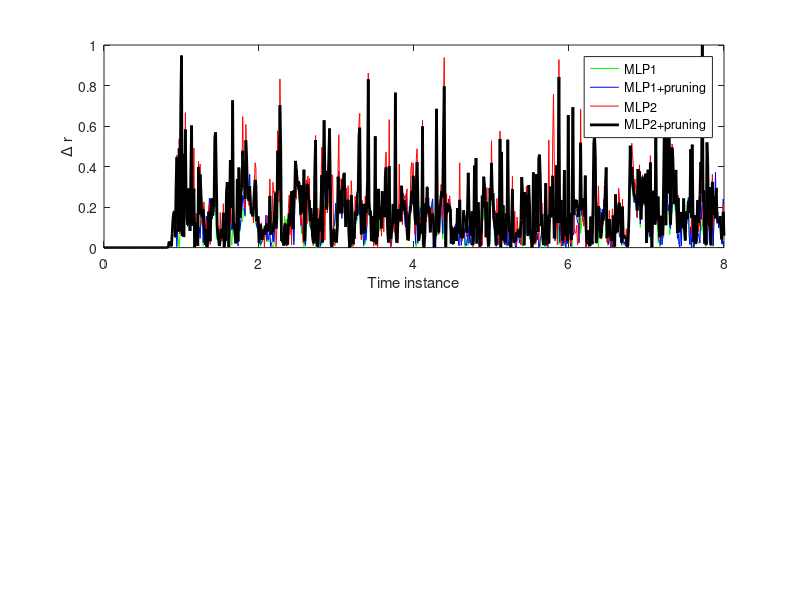

Source code (MATLAB): (Note: this script raises an error after producing the figure.)
%% plot file for time-fomain simulation example

load r.mat
load yc.mat
load time.mat

r_deviation2 = r{1,1};
r_deviation = r{1,2};
r_deviation4 = r{1,3};
r_deviation3 = r{1,4};

yc_deviation2 = yc{1,1};
yc_deviation = yc{1,2};
yc_deviation4 = yc{1,3};
yc_deviation3 = yc{1,4};
yc_deviation(1:83)=0;

LW = 2;
FS = 15;

figure (1)
subplot(2,1,1)
plot(time_vec,r_deviation2,'g',time_vec,r_deviation,'b',time_vec,r_deviation4,'r',time_vec,r_deviation3,'k','LineWidth',LW)
legend('MLP1','MLP1+pruning','MLP2','MLP2+pruning');
ylabel('\Delta r')
xlabel('Time instance')

ax = gca;
ax.LineWidth = LW-0.5;
ax.FontSize = FS;

subplot(2,1,2)
plot(time_vec,abs(yc_deviation2),'g','LineWidth',LW);
hold on, plot(time_vec,abs(yc_deviation),'b','LineWidth',LW);
hold on, plot(time_vec,abs(yc_deviation4),'r','LineWidth',LW);
hold on, plot(time_vec,abs(yc_deviation3),'k','LineWidth',LW);
legend('MLP1','MLP1+pruning','MLP2','MLP2+pruning');
ylabel('\Delta y')
xlabel('Time instance')

ax = gca;
ax.LineWidth = LW-0.5;
ax.FontSize = FS;


%%%%%%%%%%%%%
figure (2)
subplot(2,1,1)
plot(time_vec,r_deviation3,'k','LineWidth',LW)

ylabel('\Delta pr (%)')
xlabel('Time instance')

ax = gca;
ax.LineWidth = LW-0.5;
ax.FontSize = FS;

subplot(2,1,2)
plot(time_vec,yc_deviation3,'k','LineWidth',LW)

ylabel('\Delta py (%)')
xlabel('Time instance')

ax = gca;
ax.LineWidth = LW-0.5;
ax.FontSize = FS;
